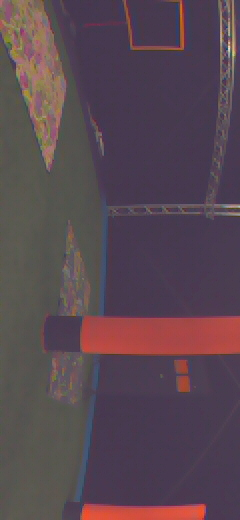
#> input picture development/computer_vision/AE4317_2019_datasets/cyberzoo_poles_panels_mats/20190121-142935/21516041.jpg, 240 x 520 px; its folder holds only this picture in this run
$ python Grass_Contour_Detection.py   (older library calls are emulated)
#> lines starting #> are read from the running program, lines starting #| are printed output that depends on the picture; after the words box and inside, x2 and y2 are one past the last pixel; in counts of white or black regions, pixels touching at a corner belong together
### development/computer_vision/calibration.py
#!/usr/bin/env python3
# -*- coding: utf-8 -*-
"""
Created on Sun Mar  7 16:20:15 2021

source: https://opencv-python-tutroals.readthedocs.io/en/
latest/py_tutorials/py_calib3d/py_calibration/py_calibration.html

@author: Ioannis & Suyi
"""
# Import the required libraries
import numpy as np
import cv2
import glob
import re

# Setup for Calibration
# termination criteria
# *****************************************************************
# TODO: check OpenCV documentation for the termination parameters
# *****************************************************************
criteria = (cv2.TERM_CRITERIA_EPS + cv2.TERM_CRITERIA_MAX_ITER, 30, 0.001)


# [79 lines left out: function calibrate, not called in this run]


def undistort(image_name):
    """
    It takes an image, rotates and undistorts it. Returns the distortion matrix and image ID
    Inputs
        image_name: full image path name;
        mtx       : camera matrix;
        dist      : distortion coefficients;
    """
    # reads the image
    img = cv2.imread(image_name)
#> img is the input picture: shape (520, 240, 3); mean B, G, R 81.1, 71.7, 89.1

    # rotates the image
    img = cv2.rotate(img, cv2.ROTATE_90_COUNTERCLOCKWISE)
#> img: shape (240, 520, 3)
    # get height and width of the image
    h, w = img.shape[:2]
#> h = 240; w = 520

    #    #obtained from calibrate function
    mtx = np.array([[591.61764944, 0., 289.50777998], [0., 457.40638408, 118.52519197], [0., 0., 1.]])
    dist = np.array([[1.29416909e+00, -1.66224282e+01, 4.74721714e-03, -1.45135765e-02, 4.51988446e+01]])
    # refine the camera matrix based on a free scaling parameter
    # alpha=0, it returns undistorted image with minimum unwanted pixels.
    # alpha=1, all pixels are retained with some extra black images.
    # This function also returns an image ROI which can be used to crop the result.
    newcameramtx, roi = cv2.getOptimalNewCameraMatrix(mtx, dist, (w, h), 1, (w, h))
#> roi = (58, 27, 456, 184)

    # undistort
    dst = cv2.undistort(img, mtx, dist, None, newcameramtx)
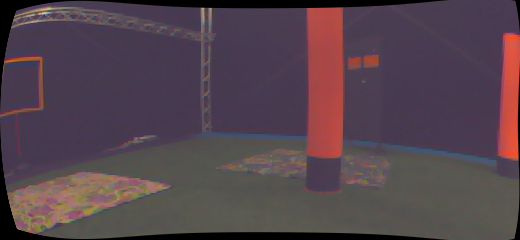
#> dst: shape (240, 520, 3); mean B, G, R 76.8, 67.7, 84.3

    # crop the image
    x, y, w, h = roi
#> x = 58; y = 27; w = 456; h = 184
    dst1 = dst[y:y + h, x:x + w]
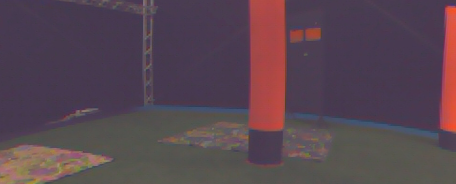
#> dst1: shape (184, 456, 3); mean B, G, R 80.7, 70, 88.3
    # [20 lines of commented-out code are left out]

    return dst1


# [7 lines that do not run on import are left out]

### development/computer_vision/Grass_Contour_Detection.py
# import libraries
import cv2
import numpy as np
import glob
import random as rng
import matplotlib.pyplot as plt
import re
# import calibration library
import calibration


def grid_3x3(img):
    y = img.shape[0]
    x = img.shape[1]
    # cv2.line(image, start_point, end_point, color, thickness )
    img = cv2.line(img, (0, y // 3), (x, y // 3), (255, 255, 255), 1, 1)
    img = cv2.line(img, (0, 2 * y // 3), (x, 2 * y // 3), (255, 255, 255), 1, 1)
    img = cv2.line(img, (x // 3, 0), (x // 3, y), (255, 255, 255), 1, 1)
    img = cv2.line(img, (2 * x // 3, 0), (2 * x // 3, y), (255, 255, 255), 1, 1)
    return img


# https://docs.opencv.org/3.4/df/d0d/tutorial_find_contours.html
def thresh_callback(val):
#> called with val = 28
    threshold = val
    # Detect edges using Canny
    canny_output = cv2.Canny(cnt_gray, threshold, threshold * 2)
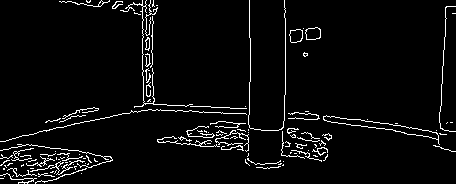
#> canny_output: shape (184, 456); 4.4% white in thin lines or dots
    # Find contours
    _, contours, hierarchy = cv2.findContours(canny_output, cv2.RETR_TREE, cv2.CHAIN_APPROX_SIMPLE)
#> contours = 130 contours, 120 with area under 20; largest, box (x1, y1, x2, y2) and area: (323, 115, 440, 145) 656, (323, 115, 439, 140) 649, (305, 27, 321, 40) 153, (305, 27, 321, 40) 148, (289, 29, 303, 43) 142
    # Draw contours
    drawing = np.zeros((canny_output.shape[0], canny_output.shape[1], 3), dtype=np.uint8)
    for i in range(len(contours)):
        color = (rng.randint(0, 256), rng.randint(0, 256), rng.randint(0, 256))
        cv2.drawContours(drawing, contours, i, color, 2, cv2.LINE_8, hierarchy, 0)
#> this loop made 130 passes
#> color on passes 1 to 12: (197, 215, 20), (132, 248, 207), (155, 244, 183), (111, 71, 144), (71, 48, 128), (75, 158, 50), (37, 169, 241), (51, 181, 222), (161, 104, 244), (226, 133, 31), (7, 47, 204), (0, 252, 170)
    # Change contour colors to Blue
    drawing = cv2.cvtColor(drawing, cv2.COLOR_BGR2GRAY)
#> drawing: shape (184, 456)
    # Make the Image Binary
    ret, drawing = cv2.threshold(drawing, 1, 255, cv2.THRESH_BINARY)
#> drawing: shape (184, 456); 14% white; 13 white regions (1 under 20 px), largest, box (x1, y1, x2, y2) and area: (0, 0, 329, 170) 6440, (0, 143, 114, 184) 2519, (322, 114, 456, 153) 942
    # Show in a window
    kernel = np.ones((5, 5), np.uint8)
    # erosion = cv2.erode(drawing, kernel, iterations=1)
    closing = cv2.morphologyEx(drawing, cv2.MORPH_CLOSE, kernel)
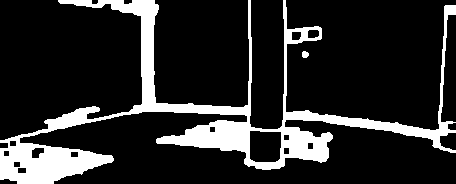
#> closing: shape (184, 456); 16.7% white; 2 white regions, box (x1, y1, x2, y2) and area: (0, 0, 456, 184) 13994, (302, 51, 309, 58) 40
    Contoured = closing
    return Contoured


def filter_color(image_name, y_low, y_high, u_low, u_high, v_low, v_high, resize_factor):
#> called with y_low = 70, y_high = 100, u_low = 110, u_high = 130, v_low = 110, v_high = 140, resize_factor = 1
    im = calibration.undistort(image_name)
    # cv2.resize(src, dsize[, dst[, fx[, fy[, interpolation]]]])
    # src: source, original or input image
    # dsize: desired size for the output image
    # fx: scale factor along the horizontal axis

    im = cv2.resize(im, (int(im.shape[1] / resize_factor), int(im.shape[0] / resize_factor)))
    # convert an image from RBG space to YUV.
    YUV = cv2.cvtColor(im, cv2.COLOR_BGR2YUV)
#> YUV: shape (184, 456, 3); mean of channels 0, 1, 2 76.7, 130, 138.2
    Filtered = np.zeros([YUV.shape[0], YUV.shape[1], 3])
    for y in range(YUV.shape[0]):
        for x in range(YUV.shape[1]):
            if (YUV[y, x, 0] >= y_low and YUV[y, x, 0] <= y_high and \
                    YUV[y, x, 1] >= u_low and YUV[y, x, 1] <= u_high and \
                    YUV[y, x, 2] >= v_low and YUV[y, x, 2] <= v_high):
                Filtered[y, x, 0] = 1
                Filtered[y, x, 1] = 1
                Filtered[y, x, 2] = 1
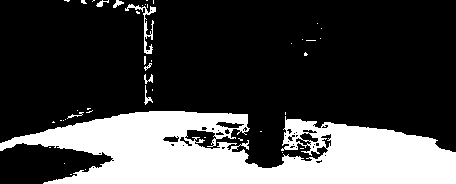
#> Filtered: shape (184, 456, 3) float64; values 0 (black) and 1 (white), 25.9% white; 44 white regions (36 under 20 px), largest, box (x1, y1, x2, y2) and area: (0, 111, 456, 184) 21024, (125, 4, 156, 54) 286, (144, 85, 153, 105) 52
    # Make the Image Binary
    ret, Filtered = cv2.threshold(Filtered, 0, 255, cv2.THRESH_BINARY)
    # plt.figure();
    # RGB = cv2.cvtColor(im, cv2.COLOR_BGR2RGB);
    # plt.imshow(RGB);
    # plt.title('Original image');
    #
    # plt.figure()
    # plt.imshow(Filtered);
    # plt.title('Filtered image');
    # plt.show()
    return Filtered


if __name__ == '__main__':
    # Load images
    image_dir_path = './AE4317_2019_datasets/cyberzoo_poles_panels_mats/20190121-142935/*.jpg'
    # image_dir_path = './custom_set/*.jpg'
    filenames = glob.glob(image_dir_path)
    filenames.sort(key=lambda f: int(re.sub('\D', '', f)))
    initialization_flag = 0
    # Read Images
    for img_file in filenames:
        img = calibration.undistort(img_file)
        resize_factor = 1
        img = cv2.resize(img, (int(img.shape[1] / resize_factor), int(img.shape[0] / resize_factor)))

        # Find Contours
        cnt_gray = cv2.cvtColor(img, cv2.COLOR_BGR2RGB)
        cnt_gray = cv2.blur(cnt_gray, (3, 3))
        # [4 lines of commented-out code are left out]
        thresh = 28  # initial threshold
        # cv2.createTrackbar('Canny Thresh:', source_window, thresh, max_thresh, thresh_callback)
        img_contoured = thresh_callback(thresh)

        # Pole Detector
        Filtered_pole = filter_color(img_file, y_low=70, y_high=100,
                                     u_low=110, u_high=130, v_low=110, v_high=140, resize_factor=1)

        # Reduce noise on detected grass
        Filtered_pole = np.uint8(Filtered_pole)
        reduced_noise = cv2.fastNlMeansDenoisingColored(Filtered_pole, None, 90, 10, 7, 21)
        ret, reduced_noise = cv2.threshold(reduced_noise, 250, 255, cv2.THRESH_BINARY)
#> reduced_noise: shape (184, 456, 3); 18.8% white; 1 white region, box (x1, y1, x2, y2) and area: (33, 114, 456, 184) 15781

        # find the contours
        cnt_gray = reduced_noise
        img_contoured = thresh_callback(thresh)
#> call 2 of thresh_callback, with val = 28
#> in thresh_callback (call 2), `canny_output = cv2.Canny(cnt_gray, threshold, threshold * 2)`:
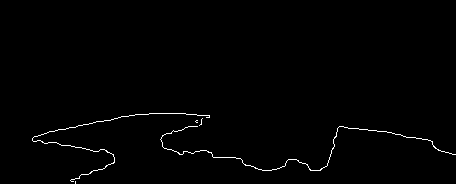
#> canny_output: shape (184, 456); 0.89% white in thin lines or dots, all inside (x1, y1, x2, y2) = (32, 113, 456, 184)
#> in thresh_callback (call 2), `_, contours, hierarchy = cv2.findContours(canny_output, cv2.RETR_TREE,..`: contours = 5 contours, all with area under 20
#> the loop in thresh_callback (call 2), `for i in range(len(contours)):` made 5 passes
#> color on passes 1 to 5: (93, 154, 130), (170, 33, 252), (134, 155, 208), (196, 196, 31), (83, 65, 122)
#> in thresh_callback (call 2), `ret, drawing = cv2.threshold(drawing, 1, 255, cv2.THRESH_BINARY)`: drawing: shape (184, 456); 3% white; 1 white region, box (x1, y1, x2, y2) and area: (31, 112, 456, 184) 2533
#> in thresh_callback (call 2), `closing = cv2.morphologyEx(drawing, cv2.MORPH_CLOSE, kernel)`: closing: shape (184, 456); 3.1% white; 1 white region, box (x1, y1, x2, y2) and area: (31, 112, 456, 184) 2624
        # apply grid
        img_contoured = grid_3x3(img_contoured)
#> in grid_3x3, `img = cv2.line(img, (0, y // 3), (x, y // 3), (255, 255, 255), 1, 1)`: img: shape (184, 456); 3.7% white; 2 white regions, box (x1, y1, x2, y2) and area: (31, 112, 456, 184) 2624, (0, 61, 456, 62) 456
#> in grid_3x3, `img = cv2.line(img, (2 * x // 3, 0), (2 * x // 3, y), (255, 255, 255),..`:
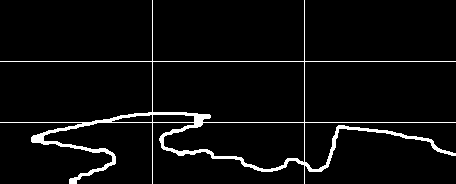
#> img: shape (184, 456); 4.6% white; 1 white region, box (x1, y1, x2, y2) and area: (0, 0, 456, 184) 3868

        # Show Results
        cv2.imshow('1) source', img)
        cv2.imshow('2) grass detector', Filtered_pole)
        cv2.imshow('3) Noise Reduction', reduced_noise)
        cv2.imshow('4) contour detector', img_contoured)
        k = cv2.waitKey(0) & 0xFF
#> (key Esc is pressed here)
        if k == 27:  # close on ESC key
            cv2.destroyAllWindows()

$ run again, on development/computer_vision/AE4317_2019_datasets/cyberzoo_poles_panels_mats/20190121-142935/36815893.jpg
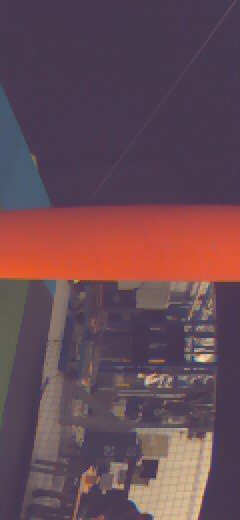
#> input picture development/computer_vision/AE4317_2019_datasets/cyberzoo_poles_panels_mats/20190121-142935/36815893.jpg, 240 x 520 px
#> in undistort, img is the input picture: shape (520, 240, 3); mean B, G, R 84, 74.2, 102.5
#> in thresh_callback, `canny_output = cv2.Canny(cnt_gray, threshold, threshold * 2)`:
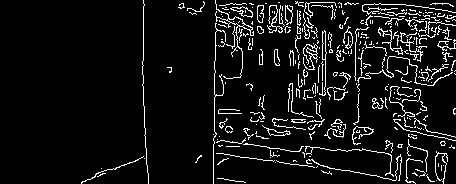
#> canny_output: shape (184, 456); 7.7% white in thin lines or dots, all inside (x1, y1, x2, y2) = (81, 0, 456, 184)
#> contours = 326 contours, 302 with area under 20; largest, box (x1, y1, x2, y2) and area: (215, 0, 254, 79) 146, (230, 6, 253, 18) 108, (231, 6, 253, 17) 94, (257, 5, 264, 23) 90, (319, 30, 327, 96) 88
#> the loop in thresh_callback, `for i in range(len(contours)):` made 326 passes
#> color on passes 1 to 3: (197, 215, 20), (132, 248, 207), (155, 244, 183)
#> closing: shape (184, 456); 29.8% white; 10 white regions, largest, box (x1, y1, x2, y2) and area: (212, 0, 456, 184) 23170, (80, 0, 150, 184) 892, (323, 118, 347, 140) 342
#> YUV: shape (184, 456, 3); mean of channels 0, 1, 2 89, 126.6, 146.1
#> Filtered_pole: shape (184, 456, 3); 6.3% white; 324 white regions (287 under 20 px), largest, box (x1, y1, x2, y2) and area: (305, 75, 382, 151) 1275, (273, 88, 313, 129) 337, (407, 152, 449, 184) 297
#> canny_output: shape (184, 456); every value is 0
#> in grid_3x3, `img = cv2.line(img, (2 * x // 3, 0), (2 * x // 3, y), (255, 255, 255),..`:
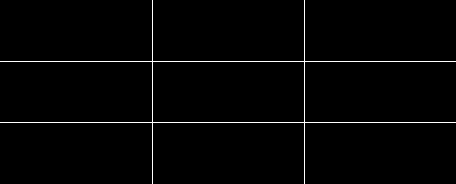
#> img: shape (184, 456); 1.5% white in thin lines or dots

$ run again, on development/computer_vision/AE4317_2019_datasets/cyberzoo_poles_panels_mats/20190121-142935/45115825.jpg
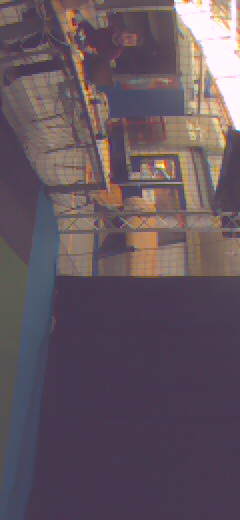
#> input picture development/computer_vision/AE4317_2019_datasets/cyberzoo_poles_panels_mats/20190121-142935/45115825.jpg, 240 x 520 px
#> in undistort, img is the input picture: shape (520, 240, 3); mean B, G, R 95.4, 85.7, 100.1
#> in thresh_callback, `canny_output = cv2.Canny(cnt_gray, threshold, threshold * 2)`:
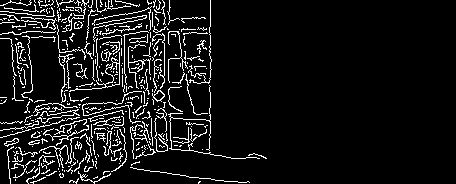
#> canny_output: shape (184, 456); 8.5% white in thin lines or dots, all inside (x1, y1, x2, y2) = (0, 0, 267, 184)
#> contours = 401 contours, 391 with area under 20; largest, box (x1, y1, x2, y2) and area: (69, 52, 120, 92) 232, (105, 62, 120, 88) 211, (152, 90, 165, 102) 74, (153, 90, 165, 101) 58, (4, 138, 19, 147) 51
#> the loop in thresh_callback, `for i in range(len(contours)):` made 401 passes
#> color on passes 1 to 3: (197, 215, 20), (132, 248, 207), (155, 244, 183)
#> closing: shape (184, 456); 33.8% white; 1 white region, box (x1, y1, x2, y2) and area: (0, 0, 268, 184) 28335
#> YUV: shape (184, 456, 3); mean of channels 0, 1, 2 85.6, 130.4, 135.9
#> Filtered_pole: shape (184, 456, 3); 5.1% white; 232 white regions (191 under 20 px), largest, box (x1, y1, x2, y2) and area: (186, 84, 210, 115) 366, (10, 132, 61, 154) 344, (146, 62, 158, 130) 251
#> canny_output: shape (184, 456); every value is 0
#> in grid_3x3, `img = cv2.line(img, (2 * x // 3, 0), (2 * x // 3, y), (255, 255, 255),..`:
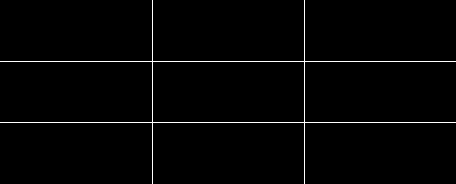
#> img: shape (184, 456); 1.5% white in thin lines or dots

$ run again, on development/computer_vision/AE4317_2019_datasets/cyberzoo_poles_panels_mats/20190121-142935/46749153.jpg
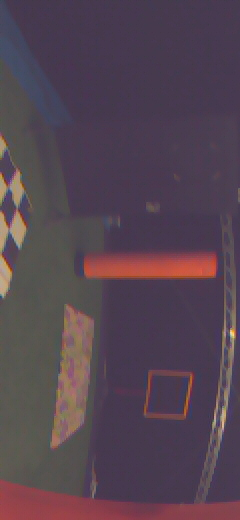
#> input picture development/computer_vision/AE4317_2019_datasets/cyberzoo_poles_panels_mats/20190121-142935/46749153.jpg, 240 x 520 px
#> in undistort, img is the input picture: shape (520, 240, 3); mean B, G, R 81.2, 68.5, 85.1
#> canny_output: shape (184, 456); 3.1% white in thin lines or dots, all inside (x1, y1, x2, y2) = (113, 0, 445, 184)
#> contours = 99 contours, 92 with area under 20; largest, box (x1, y1, x2, y2) and area: (299, 24, 348, 72) 1920, (299, 24, 348, 72) 1909, (303, 28, 344, 68) 1226, (304, 28, 342, 68) 1218, (133, 173, 153, 182) 53, (237, 118, 378, 160) 52, (138, 173, 153, 180) 46
#> the loop in thresh_callback, `for i in range(len(contours)):` made 99 passes
#> color on passes 1 to 8: (197, 215, 20), (132, 248, 207), (155, 244, 183), (111, 71, 144), (71, 48, 128), (75, 158, 50), (37, 169, 241), (51, 181, 222)
#> closing: shape (184, 456); 12.5% white; 9 white regions, largest, box (x1, y1, x2, y2) and area: (236, 117, 379, 161) 3659, (306, 0, 446, 184) 2236, (186, 0, 214, 138) 2007
#> YUV: shape (184, 456, 3); mean of channels 0, 1, 2 73.8, 131.2, 137.4
#> Filtered_pole: shape (184, 456, 3); 20.4% white; 36 white regions (29 under 20 px), largest, box (x1, y1, x2, y2) and area: (36, 108, 430, 184) 16342, (371, 0, 434, 15) 371, (432, 8, 443, 18) 65
#> canny_output: shape (184, 456); 1% white in thin lines or dots, all inside (x1, y1, x2, y2) = (42, 111, 427, 184)
#> contours = 20 contours, 19 with area under 20; largest, box (x1, y1, x2, y2) and area: (158, 113, 312, 184) 20
#> the loop in thresh_callback (call 2), `for i in range(len(contours)):` made 20 passes
#> color on passes 1 to 8: (192, 44, 33), (43, 101, 113), (31, 197, 4), (50, 201, 148), (229, 250, 111), (216, 42, 188), (112, 133, 85), (220, 98, 183)
#> closing: shape (184, 456); 3.6% white; 3 white regions, box (x1, y1, x2, y2) and area: (156, 110, 428, 184) 2276, (69, 160, 161, 184) 684, (41, 179, 47, 184) 26
#> in grid_3x3, `img = cv2.line(img, (2 * x // 3, 0), (2 * x // 3, y), (255, 255, 255),..`:
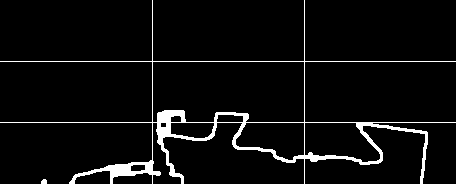
#> img: shape (184, 456); 5% white; 2 white regions, box (x1, y1, x2, y2) and area: (0, 0, 456, 184) 4194, (41, 179, 47, 184) 26
